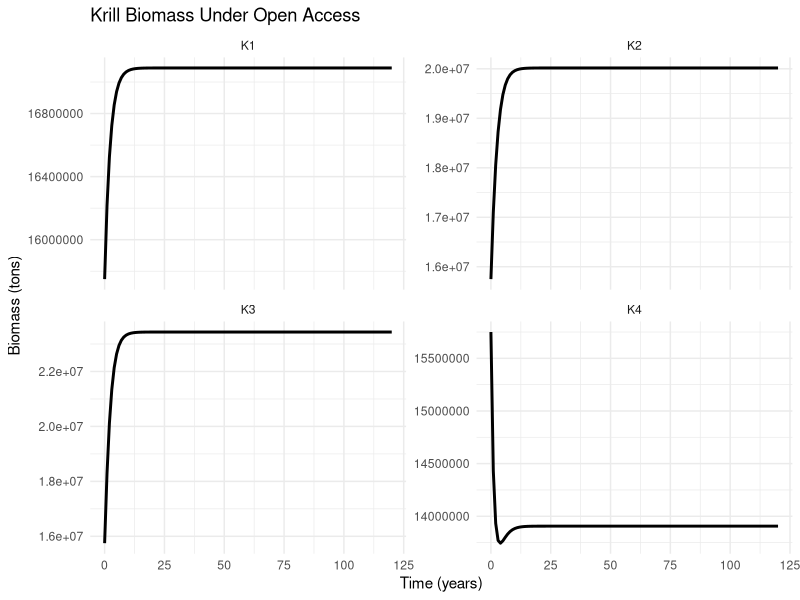
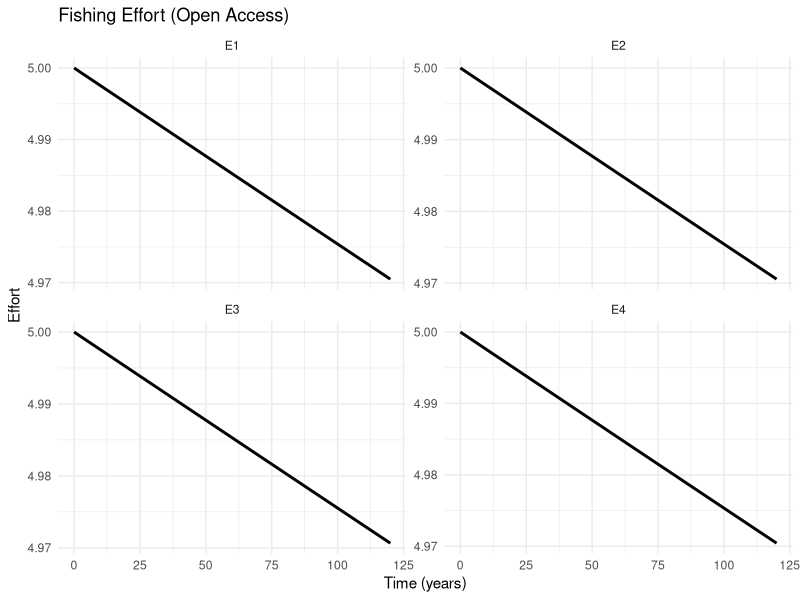
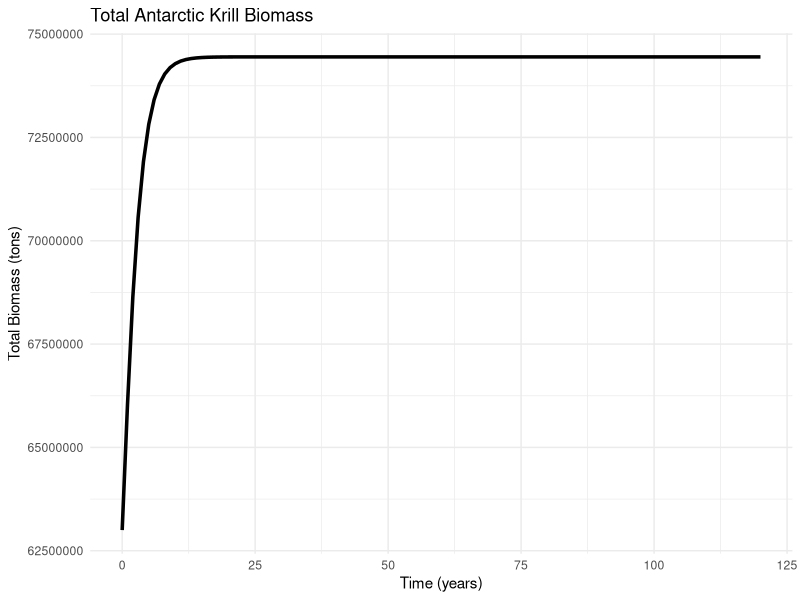

Write the R code that produced these figures, in order.
# ==========================================
# ANTARCTIC KRILL – SPATIAL BIOECONOMIC MODEL
# TRUE OPEN ACCESS DYNAMICS
# ==========================================

library(deSolve)
library(ggplot2)
library(tidyr)
library(dplyr)

# ------------------------------------------
# 1. PARAMETERS
# ------------------------------------------

params <- list(
  
  # --- Biological parameters
  r1 = 0.8, r2 = 0.8, r3 = 0.8, r4 = 0.8,
  
  Kmax1 = 25000000,
  Kmax2 = 35000000,
  Kmax3 = 40000000,
  Kmax4 = 20000000,
  
  m1 = 0.2, m2 = 0.2, m3 = 0.2, m4 = 0.2,
  p1 = 0.1, p2 = 0.1, p3 = 0.1, p4 = 0.1,
  
  # --- Migration
  m21 = 0.04,
  m23 = 0.075,
  m24 = 0.05,
  m32 = 0.075,
  m34 = 0.05,
  m42 = 0.05,
  m43 = 0.05,
  
  # --- Economic parameters
  q = 2e-10,       # catchability
  price = 2000,   # $ per ton
  cost = 500,     # cost per unit effort
  alpha = 1e-7    # effort adjustment speed
)

# ------------------------------------------
# 2. INITIAL STATE
# ------------------------------------------

state <- c(
  K1 = 15750000, #initial biomass
  K2 = 15750000,
  K3 = 15750000,
  K4 = 15750000,
  E1 = 5, #Initial effort
  E2 = 5,
  E3 = 5, 
  E4 = 5
)

# ------------------------------------------
# 3. TIME
# ------------------------------------------

times <- seq(0, 120, by = 1)

# ------------------------------------------
# 4. MODEL FUNCTION
# ------------------------------------------

krill_model <- function(t, state, parameters) {
  
  with(as.list(c(state, parameters)), {
    
    # --------------------------
    # Harvest
    # --------------------------
    
    H1 <- q * E1 * K1
    H2 <- q * E2 * K2
    H3 <- q * E3 * K3
    H4 <- q * E4 * K4
    
    # --------------------------
    # Profit
    # --------------------------
    
    pi1 <- price * H1 - cost * E1
    pi2 <- price * H2 - cost * E2
    pi3 <- price * H3 - cost * E3
    pi4 <- price * H4 - cost * E4
    
    # --------------------------
    # Biomass dynamics
    # --------------------------
    
    dK1 <- r1*K1*(1 - K1/Kmax1) - m1*K1 - p1*K1 - H1
    dK2 <- r2*K2*(1 - K2/Kmax2) - m2*K2 - p2*K2 - H2
    dK3 <- r3*K3*(1 - K3/Kmax3) - m3*K3 - p3*K3 - H3
    dK4 <- r4*K4*(1 - K4/Kmax4) - m4*K4 - p4*K4 - H4
    
    # --------------------------
    # Migration
    # --------------------------
    
    # From 2
    dK2 <- dK2 - m21*K2 - m23*K2 - m24*K2
    dK1 <- dK1 + m21*K2
    dK3 <- dK3 + m23*K2
    dK4 <- dK4 + m24*K2
    
    # From 3
    dK3 <- dK3 - m32*K3 - m34*K3
    dK2 <- dK2 + m32*K3
    dK4 <- dK4 + m34*K3
    
    # From 4
    dK4 <- dK4 - m42*K4 - m43*K4
    dK2 <- dK2 + m42*K4
    dK3 <- dK3 + m43*K4
    
    # --------------------------
    # Open Access Effort Dynamics
    # --------------------------
    
    dE1 <- alpha * pi1
    dE2 <- alpha * pi2
    dE3 <- alpha * pi3
    dE4 <- alpha * pi4
    
    # Prevent negative effort
    if (E1 <= 0 & dE1 < 0) dE1 <- 0
    if (E2 <= 0 & dE2 < 0) dE2 <- 0
    if (E3 <= 0 & dE3 < 0) dE3 <- 0
    if (E4 <= 0 & dE4 < 0) dE4 <- 0
    
    list(c(dK1, dK2, dK3, dK4,
           dE1, dE2, dE3, dE4))
  })
}

# ------------------------------------------
# 5. RUN MODEL
# ------------------------------------------

out <- ode(y = state, times = times,
           func = krill_model, parms = params)

out <- as.data.frame(out)

# ------------------------------------------
# 6. Biomass per region
# ------------------------------------------
out_long <- out %>%
  pivot_longer(cols = c(K1,K2,K3,K4),
               names_to = "Region",
               values_to = "Biomass")

ggplot(out_long, aes(time, Biomass)) +
  geom_line(size = 1) +
  facet_wrap(~Region, scales = "free_y") +
  theme_minimal() +
  labs(title="Krill Biomass Under Open Access",
       x="Time (years)",
       y="Biomass (tons)")

# ------------------------------------------
# Effort per region
#-----------------------------------------
effort_long <- out %>%
  pivot_longer(cols = c(E1,E2,E3,E4),
               names_to = "Region",
               values_to = "Effort")

ggplot(effort_long, aes(time, Effort)) +
  geom_line(size=1) +
  facet_wrap(~Region, scales="free_y") +
  theme_minimal() +
  labs(title="Fishing Effort (Open Access)",
       x="Time (years)",
       y="Effort")

# ------------------------------------------
# Total Biomass
# ------------------------------------------
out$TotalBiomass <- rowSums(out[,c("K1","K2","K3","K4")])

ggplot(out, aes(time, TotalBiomass)) +
  geom_line(size=1.2) +
  theme_minimal() +
  labs(title="Total Antarctic Krill Biomass",
       x="Time (years)",
       y="Total Biomass (tons)")
